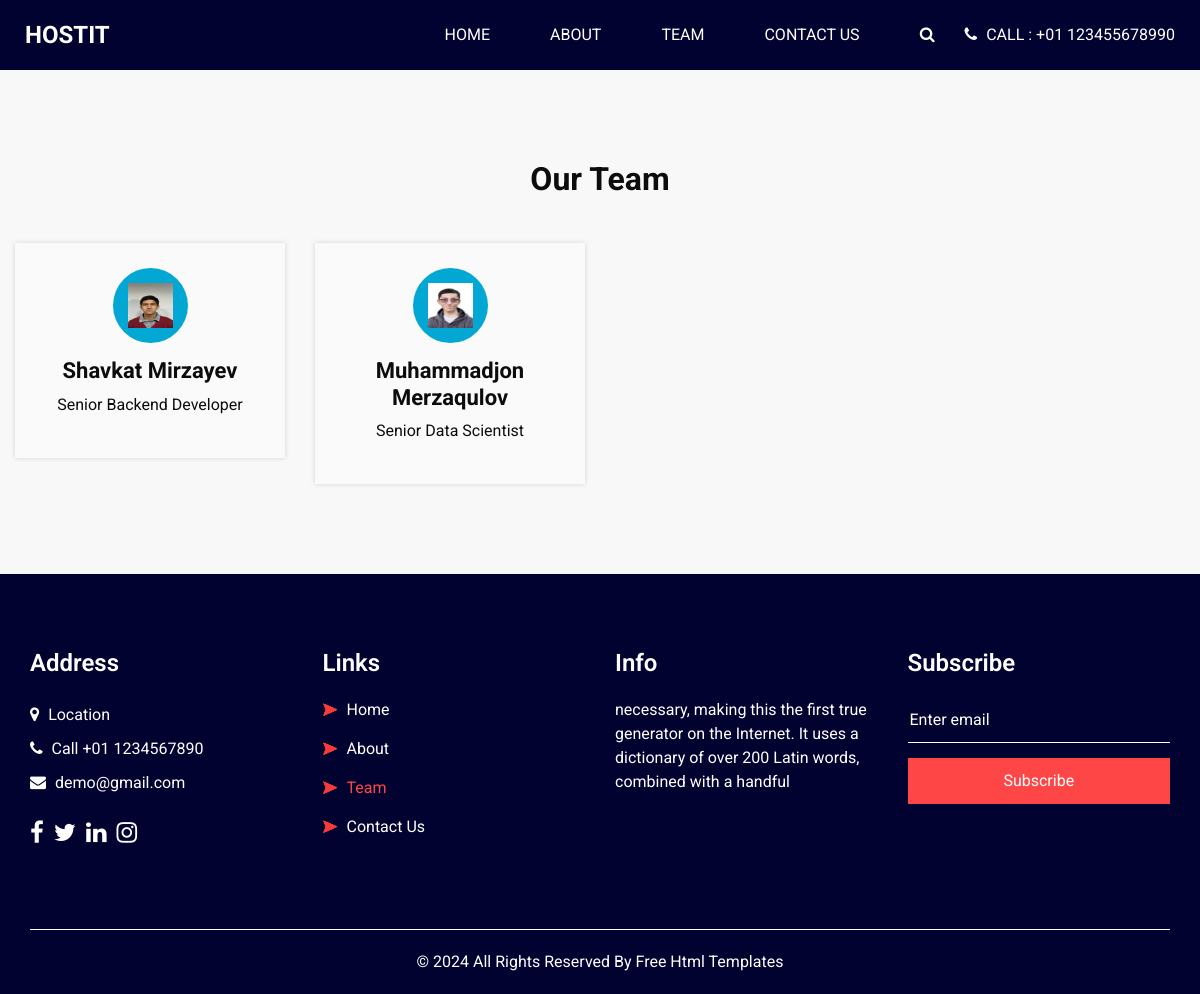
Page /team/ on the committed database.
### company/models.py (models this page shows, shortened)
class Worker(models.Model):
    name = models.CharField(max_length=100)
    position = models.CharField(max_length=100)
    image = models.ImageField(upload_to='images/')
    def get_image(self):
        return self.image.url

### company/views.py (the view)
# urls.py: path('team/', teamPageView, name='team'),
def teamPageView(request):
    workers = Worker.objects.all()
    context = {
        'workers': workers
    }
    return render(request, 'team.html', context)

### templates/team.html (shortened to what this page needs)
{% load static %}
<!DOCTYPE html>
<html>
<head>
  <link rel="stylesheet" type="text/css" href="{% static 'css/bootstrap.css' %}" />
  <link href="{% static 'css/font-awesome.min.css' %}" rel="stylesheet" />
  <link href="{% static 'css/style.css' %}" rel="stylesheet" />
  <link href="{% static 'css/responsive.css' %}" rel="stylesheet" />
</head>
<body class="sub_page">
  <div class="hero_area">
    <header class="header_section">
      <div class="container-fluid">
        <nav class="navbar navbar-expand-lg custom_nav-container ">
          <a class="navbar-brand" href="{% url 'home' %}">
            <span>Hostit</span>
          </a>
          <div class="collapse navbar-collapse" id="navbarSupportedContent">
            <ul class="navbar-nav  ml-auto">
              <li class="nav-item ">
                <a class="nav-link" href="{% url 'home' %}">Home <span class="sr-only">(current)</span></a>
              </li>
              <li class="nav-item">
                <a class="nav-link" href="{% url 'about' %}"> About</a>
              </li>
              <li class="nav-item active">
                <a class="nav-link" href="{% url 'team' %}">Team</a>
              </li>
              <li class="nav-item">
                <a class="nav-link" href="{% url 'contact-us' %}">Contact Us</a>
              </li>
            </ul>
            <div class="quote_btn-container">
              <form class="form-inline">
                <button class="btn   nav_search-btn" type="submit">
                  <i class="fa fa-search" aria-hidden="true"></i>
                </button>
              </form>
              <a href="">
                <i class="fa fa-phone" aria-hidden="true"></i>
                <span>
                  Call : +01 123455678990
                </span>
              </a>
            </div>
          </div>
        </nav>
      </div>
    </header>
  </div>
  <section class="service_section layout_padding">
    <div class="container-fluid">
        <div class="container">
      <div class="heading_container heading_center">
        <h2>
          Our Team
        </h2>
      </div>
    </div>
    <div class="team_container ">
      <div class="row">
        {% for worker in workers %}
        <div class="col-lg-3 col-sm-6">
          <div class="box ">
            <div class="img-box">
              <img src="{{ worker.get_image }}" alt="">
            </div>
            <div class="detail-box">
              <h4>
                {{ worker.name }}
              </h4>
              <p>
                {{ worker.position }}
              </p>
            </div>
          </div>
        </div>
        {% endfor %}
      </div>
    </div>
    </div>
  </section>
  <section class="info_section layout_padding2">
    <div class="container">
      <div class="row">
        <div class="col-md-3">
          <div class="info_contact">
            <h4>
              Address
            </h4>
            <div class="contact_link_box">
              <a href="">
                <i class="fa fa-map-marker" aria-hidden="true"></i>
                <span>
                  Location
                </span>
              </a>
              <a href="">
                <i class="fa fa-phone" aria-hidden="true"></i>
                <span>
                  Call +01 1234567890
                </span>
              </a>
              <a href="">
                <i class="fa fa-envelope" aria-hidden="true"></i>
                <span>
                  demo@gmail.com
                </span>
              </a>
            </div>
          </div>
          <div class="info_social">
            <a href="">
              <i class="fa fa-facebook" aria-hidden="true"></i>
            </a>
            <a href="">
              <i class="fa fa-twitter" aria-hidden="true"></i>
            </a>
            <a href="">
              <i class="fa fa-linkedin" aria-hidden="true"></i>
            </a>
            <a href="">
              <i class="fa fa-instagram" aria-hidden="true"></i>
            </a>
          </div>
        </div>
        <div class="col-md-3">
          <div class="info_link_box">
            <h4>
              Links
            </h4>
            <div class="info_links">
              <a class="" href="{% url 'home' %}">
                <img src="{% static 'images/nav-bullet.png' %}" alt="">
                Home
              </a>
              <a class="" href="{% url 'about' %}">
                <img src="{% static 'images/nav-bullet.png' %}" alt="">
                About
              </a>
              <a class="active" href="{% url 'team' %}">
                <img src="{% static 'images/nav-bullet.png' %}" alt="">
                Team
              </a>
              <a class="" href="{% url 'contact-us' %}">
                <img src="{% static 'images/nav-bullet.png' %}" alt="">
                Contact Us
              </a>
            </div>
          </div>
        </div>
        <div class="col-md-3">
          <div class="info_detail">
            <h4>
              Info
            </h4>
            <p>
              necessary, making this the first true generator on the Internet. It uses a dictionary of over 200 Latin words, combined with a handful
            </p>
          </div>
        </div>
        <div class="col-md-3 mb-0">
          <h4>
            Subscribe
          </h4>
          <form action="#">
            <input type="text" placeholder="Enter email" />
            <button type="submit">
              Subscribe
            </button>
          </form>
        </div>
      </div>
    </div>
  </section>
  <footer class="footer_section">
    <div class="container">
      <p>
        &copy; <span id="displayYear"></span> All Rights Reserved By
        <a href="https://html.design/">Free Html Templates</a>
      </p>
    </div>
  </footer>
</body>
</html>

### static/css/responsive.css (style rules this page uses)
@media (min-width: 1200px) { .container { max-width: 1170px; } }

### rows in the picture
Worker: get_image (picture), name "Shavkat Mirzayev", position "Senior Backend Developer"
Worker: get_image (picture), name "Muhammadjon Merzaqulov", position "Senior Data Scientist"
